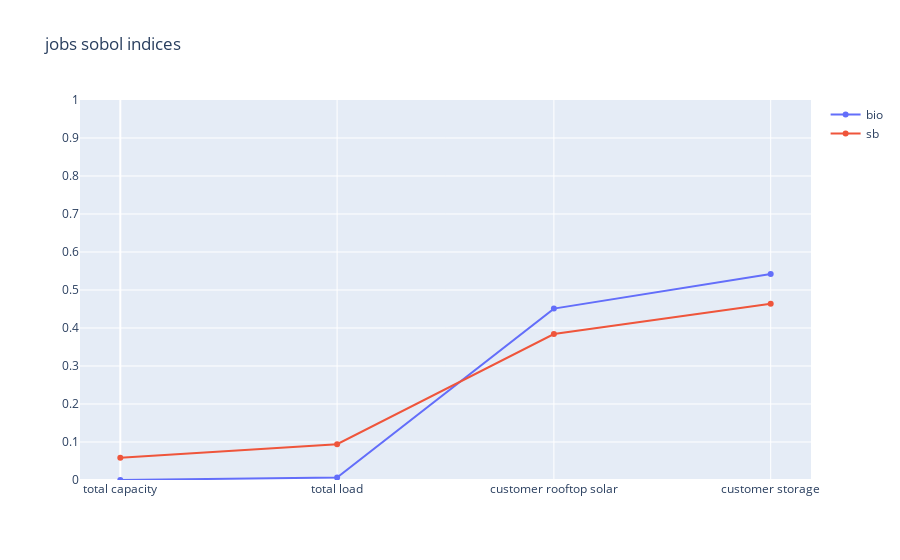

Notebook code for this chart:
### Code cell
# plot sobol indices

fig = go.Figure()
xx = [i for i in range(0,len(sobol_bio))]
yy = [i for i in sobol_bio.values()]
fig.add_trace(go.Scatter(x=xx,y=yy,name="bio"))

xx = [i for i in range(0,len(sobol_sb))]
yy = [i for i in sobol_sb.values()]
fig.add_trace(go.Scatter(x=xx,y=yy,name="sb"))
fig.update_layout(
    xaxis = dict(
        tickmode = 'array',
        tickvals = xx,
        ticktext = [i for i in sobol_bio.keys()]
    ),
    yaxis = dict(range=(0,1),tickvals=np.linspace(0,1,11)),
    title=dict(text=oidx+" sobol indices")
)
fig.show()

### Figure 1 — Plotly figure (JSON) as saved in the notebook; plotly's stock layout.template omitted (floating-point values rounded to 4 significant figures)
{"data": [{"name": "bio", "type": "scatter", "x": [0, 1, 2, 3], "y": [0.0001678, 0.006341, 0.451, 0.5423]}, {"name": "sb", "type": "scatter", "x": [0, 1, 2, 3], "y": [0.05832, 0.09421, 0.384, 0.4637]}], "layout": {"title": {"text": "jobs sobol indices"}, "xaxis": {"tickmode": "array", "ticktext": ["total capacity", "total load", "customer rooftop solar", "customer storage"], "tickvals": [0, 1, 2, 3]}, "yaxis": {"range": [0, 1], "tickvals": [0, 0.1, 0.2, 0.3, 0.4, 0.5, 0.6, 0.7, 0.8, 0.9, 1]}}}
